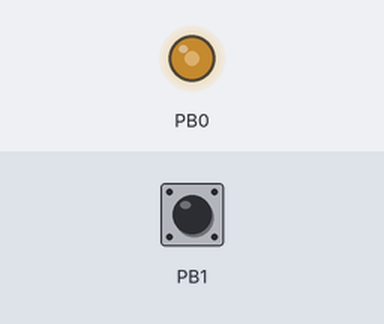
Bench run of a program on a simulated ATtiny13, built with avr-gcc and emulated at 9.6 MHz. Parts: output pins drawn as LEDs (lit = HIGH). The inputs (shaded band) are chosen by the test bench; at power-on: PB1 HIGH. EEPROM starts erased.

Above: at 1.2 s.
1.3 s: PB1 pulled LOW for 0.15 s
Timing chart, 0 to 1.3 s (numbered marks = the images above; inputs shaded):
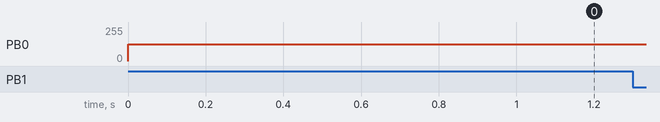

The program:

main.c
```c
#define __AVR_ATtiny13__
#define F_CPU 9600000

#include <avr/io.h>
#include <util/delay.h>
#include <avr/interrupt.h>

volatile uint8_t prev_state = 0;
volatile uint8_t state = 0;

void set_pwm_duty(uint8_t state);

ISR(INT0_vect)
{
    state = state >= 2 ? 0 : state + 1;
    set_pwm_duty(state);
}

int main(void)
{
    // initialization

    // PWM
    TCCR0A |= (1 << COM0A1) | (1 << WGM00) | (1 << WGM01);
    TCCR0B |= (1 << CS00);
    DDRB |= (1 << DDB0);
    OCR0A = 127;

    // Button, INT0
    GIMSK |= _BV(INT0);
    PORTB |= _BV(PORTB1);

    // Restore Previous State
    EEARL = 0;
    EECR |= _BV(EERE);
    state = EEDR;
    set_pwm_duty(state);

    sei();

    while (1) {
        _delay_ms(50);

        if (prev_state == state) {
            continue;
        }

        prev_state = state;
        while(EECR & _BV(EEPE));

        EEARL = 0;
        EEDR = state;
        EECR |= _BV(EEMPE);
        EECR |= _BV(EEPE);
    }
}

void set_pwm_duty(uint8_t state)
{
    switch (state) {
        case 0:
            OCR0A = 60;
            break;
        case 1:
            OCR0A = 127;
            break;
        case 2:
            OCR0A = 200;
            break;
        default:
            break;
    }
}
```
